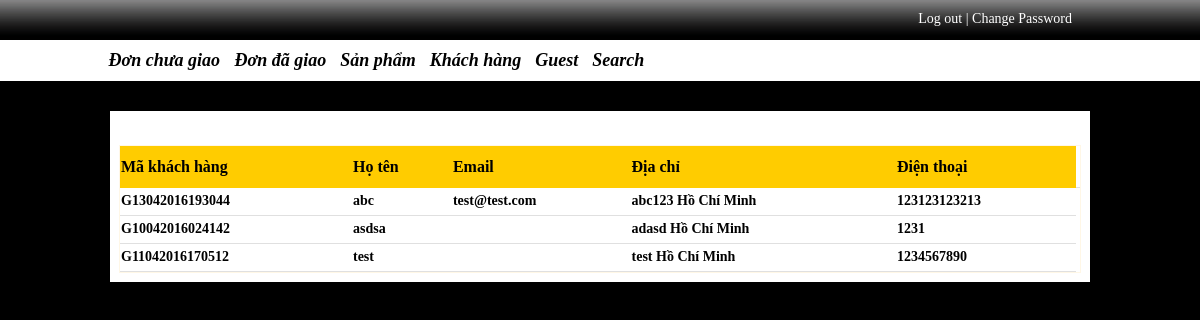
The page /ADMIN/khach_hang_guest.php (signed in) on the database its author committed.
### tables this page shows
CREATE TABLE IF NOT EXISTS `users` (
  `USER_EMAIL` varchar(50) NOT NULL,
  `PASSWORD` varchar(10) DEFAULT NULL,
  `USER_TEN` varchar(100) DEFAULT NULL,
  `CMND` varchar(30) DEFAULT NULL,
  `NTNS` date DEFAULT NULL,
  `DIACHI` varchar(150) DEFAULT NULL,
  `DIENTHOAI` varchar(20) DEFAULT NULL,
  `EMAIL` varchar(255) DEFAULT NULL
);

### ADMIN/Connection.php (called while the page is built, shortened)
<?php
   class Connection{
	   function ExecuteDB($sqlstr)
	   {
	   		global $con;
	   		$result = mysql_query($sqlstr,$con) or die(mysql_error());
			 return $result;
		}
   }
?>

### ADMIN/khach_hang_guest.php (the view, shortened to what this page needs)
<?php include_once('session_check.php');
	  include_once('Connection.php');
?>
<!DOCTYPE html PUBLIC "-//W3C//DTD XHTML 1.0 Transitional//EN" "http://www.w3.org/TR/xhtml1/DTD/xhtml1-transitional.dtd">
<html xmlns="http://www.w3.org/1999/xhtml">
<head>
</head>
<link rel="stylesheet" href="admin.css" type="text/css" />
<body>
<div style="position:relative">
<?php
include_once("inbox_info_user.php");
 ?>
   		  <div style=" position:relative; margin-top:10px; padding-top:35px; padding-left:10px; padding-right:10px; padding-bottom:10px; background-color:#FFF; font-weight:bold; font-size:14px">
            	<table cellspacing="0" width="100%"  style="outline:thin #FFF7E6 solid" >
<th width="auto">Mã khách hàng</th>
<th width="auto">Họ tên</th>
                       <th width="auto">Email</th>
<th width="auto"> Địa chỉ</th>
                           <th width="auto">Điện thoại</th>
                 <td width="auto"></th>
                 <?php
						$connect = new Connection;
						$connect->Connect2DB();
						$result= $connect->ExecuteDB('SELECT users.* FROM users  WHERE USER_EMAIL NOT LIKE "%@%" ORDER BY USER_TEN
');
					while($row = mysql_fetch_array($result))
					{
						echo'<tr style="cursor:pointer"  onmouseover="OverSelectRow(this)" onmouseout="OutSelectRow(this)"    >
						<td  width="auto"   >'.$row['USER_EMAIL'].'</td>
						<td  width="auto"   >'.$row['USER_TEN'].'</td>
                         <td width="auto" >'.$row['EMAIL'].'</td>
                      	<td width="auto" >'.$row['DIACHI'].'</td>
						<td width="auto" >'.$row['DIENTHOAI'].'</td>
                 		</tr>'	;
					}
				 ?>
             </table>
    </div>
</div>
</body>
</html>

### ADMIN/admin.css (style rules this page uses)
body { margin:0px; background-color:#000; position:relative }
li { list-style:none; display:inline; margin-left:20px; font-size:18px; font-weight:bold; font-style:italic }
li { display:inline; margin-left:10px; cursor:pointer }
td { border-bottom: thin solid #E0E0E0; height:25px; line-height:130% }
th { background-color:#FC0; height:40px; font-weight:bold; font-size:16px; text-align:left }

### ADMIN/khach_hang_guest.php (style rules this page uses)
td { border-bottom: thin solid #E0E0E0; height:25px; line-height:130% }
th { background-color:#FC0; height:40px; font-weight:bold; font-size:16px; text-align:left }

### rows shown on the page
users: USER_EMAIL "G13042016193044", USER_TEN "abc", EMAIL "test@test.com", DIACHI "abc123 Hồ Chí Minh", DIENTHOAI "123123123213"
users: USER_EMAIL "G10042016024142", USER_TEN "asdsa", DIACHI "adasd Hồ Chí Minh", DIENTHOAI "1231"
users: USER_EMAIL "G11042016170512", USER_TEN "test", DIACHI "test Hồ Chí Minh", DIENTHOAI "1234567890"
